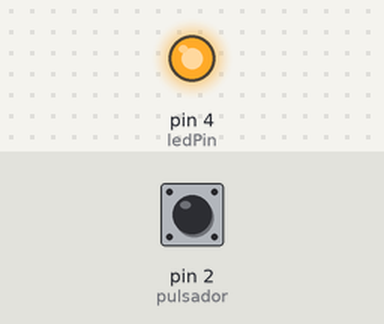
A sketch run on a simulated Arduino Uno, built with avr-gcc and run on an emulated ATmega328P. On the bench: output pins drawn as LEDs (lit = HIGH). The test bench sets the inputs (shaded band); at power-on: pin 2 (pulsador) HIGH.

Above: at 1.2 s.
1.3 s: pin 2 (pulsador) pulled LOW for 0.15 s
At 2.6 s:
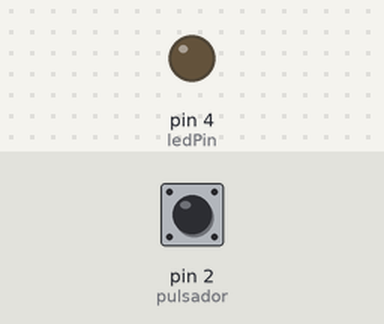
2.9 s: pin 2 (pulsador) pulled LOW for 1 s
At 4.2 s:
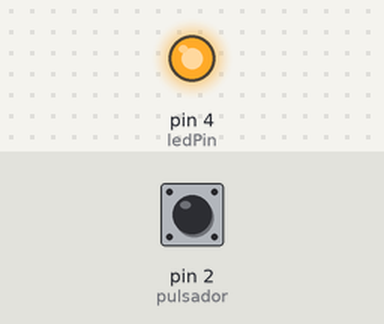
5.4 s: pin 2 (pulsador) pulled LOW for 3.2 s
At 8.9 s:
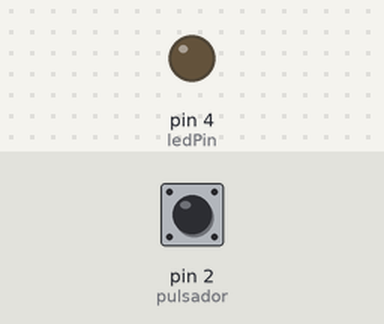
Timing chart, 0 to 10.4 s (numbered marks = the images above; inputs shaded):
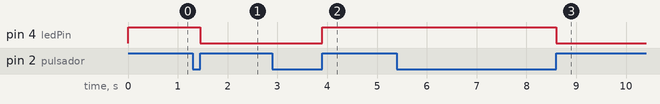

Measured:
- after the input at 1.3 s, pin 4 (ledPin): HIGH → LOW after 0.15 s
- after the input at 2.9 s, pin 4 (ledPin): LOW → HIGH after 1.0 s
- after the input at 5.4 s, pin 4 (ledPin): HIGH → LOW after 3.2 s

The sketch:

ledConPulsador.ino
```cpp
//definir el pin del led
int ledPin = 4;
//definir el pin del pulsador
int pulsador = 2;
//definir una variable en LOW
int estado = LOW;
void setup()
{
  //hacer que el pin sea de salida
  pinMode(ledPin, OUTPUT);
  //hacer que el pin sea de entrada
  pinMode(pulsador, INPUT);
}
void loop()
{
  while(digitalRead(pulsador)==LOW){
  }
  estado = digitalRead(ledPin);
  digitalWrite(ledPin,!estado);
  while(digitalRead(pulsador)==HIGH){
  }

}
```
